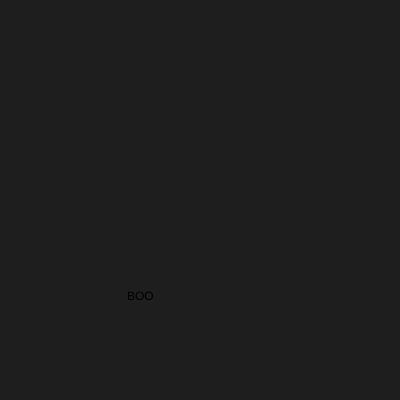
Frame 1 (no input)
Frame 60 (no input): identical to frame 1, image omitted
Frame 120 (the mouse pressed at the canvas centre since frame 60): identical to frame 1, image omitted

The p5.js sketch that drew this single still picture (run headless with seeded random() and noise() and a simulated clock; from frame 60 on, the mouse is pressed at the canvas centre):

// p5.js sketch
// ── sketch.js

function setup() {
  createCanvas(400,400);
}

function draw() 
{
  background(30);
text("BOO",127,300);
}
